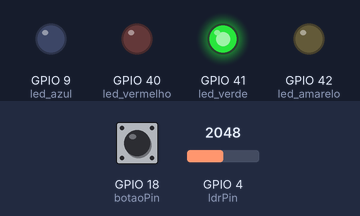
A sketch run on a simulated ESP32-S3. On the bench: output pins drawn as LEDs (lit = HIGH). Dashed ring = blinking. Inputs (shaded band) come from the test bench; at power-on: GPIO 4 (ldrPin) = 2048, GPIO 18 (botaoPin) LOW. WiFi joins after 1.5 s; servers stay silent unless stated; what the sketch prints to the serial monitor is not drawn.

Above: at 2.7 s.
2.8 s: GPIO 4 (ldrPin) set to 664
At 7.2 s:
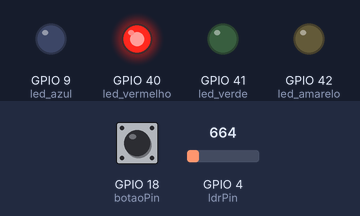
16.8 s: GPIO 4 (ldrPin) set to 557
At 21.9 s:
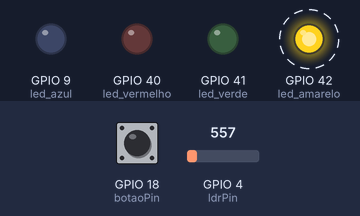
Timing chart, 0 to 42.8 s (numbered marks = the images above; inputs shaded):
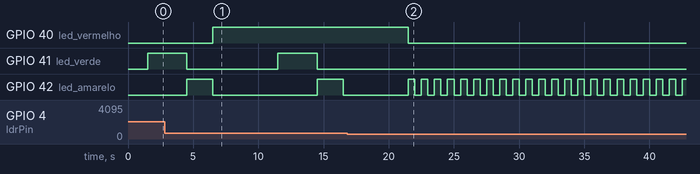

The sketch:

sketch.ino
```cpp
#include <WiFi.h>
#include <HTTPClient.h>

// Pinos dos LEDs
#define led_azul 9
#define led_verde 41
#define led_vermelho 40
#define led_amarelo 42

// Pinos dos sensores e botões
const int botaoPin = 18;  // Pino do botão
const int ldrPin = 4;     // Pino do sensor LDR

// Limiar para detecção de luz
int limiar = 600;

// Variáveis de controle
bool botaoPressionado = false;
bool estadoAnteriorBotao = LOW;
unsigned long ultimaMudancaEstado = 0;
const unsigned long intervaloDebounce = 50; // 50 ms para debounce

int contadorBotoes = 0; // Contador de vezes que o botão foi pressionado
unsigned long tempoUltimoPressionamento = 0;
const unsigned long intervaloResetContador = 5000; // Reseta o contador depois de 5 segundos

void setup() {
  // Configura os LEDs como saída
  pinMode(led_azul, OUTPUT);
  pinMode(led_verde, OUTPUT);
  pinMode(led_vermelho, OUTPUT);
  pinMode(led_amarelo, OUTPUT);

  // No começo, desliga todos os LEDs
  digitalWrite(led_azul, LOW);
  digitalWrite(led_verde, LOW);
  digitalWrite(led_vermelho, LOW);
  digitalWrite(led_amarelo, LOW);

  // Configura o botão e o LDR como entrada
  pinMode(botaoPin, INPUT);
  pinMode(ldrPin, INPUT);

  // Inicializa a comunicação serial para debug
  Serial.begin(9600);

  // Conecta ao WiFi
  WiFi.begin("Wokwi-GUEST", "");

  while (WiFi.status() != WL_CONNECTED) {
    delay(100);
    Serial.print(".");
  }
  Serial.println("Conectado ao WiFi!");
}

void loop() {
  // Lê o valor do LDR
  int statusLDR = analogRead(ldrPin);

  // Leitura do botão com debounce
  bool leituraAtualBotao = digitalRead(botaoPin);
  unsigned long tempoAtual = millis();

  if (leituraAtualBotao != estadoAnteriorBotao) {
    ultimaMudancaEstado = tempoAtual; // Reinicia o tempo de debounce
  }

  if ((tempoAtual - ultimaMudancaEstado) > intervaloDebounce) {
    if (leituraAtualBotao == HIGH && !botaoPressionado) {
      botaoPressionado = true; // Marca que o botão foi pressionado
      Serial.println("Botão pressionado!");

      // Incrementa o contador e guarda o tempo
      contadorBotoes++;
      tempoUltimoPressionamento = tempoAtual;

      Serial.print("Contagem de pressionamentos: ");
      Serial.println(contadorBotoes);
    }
  }

  estadoAnteriorBotao = leituraAtualBotao;

  // Reseta o contador se o botão não for pressionado por um tempo
  if (tempoAtual - tempoUltimoPressionamento > intervaloResetContador) {
    contadorBotoes = 0;
  }

  // Se o botão foi pressionado 3 vezes e o semáforo está fechado
  if (contadorBotoes >= 3 && digitalRead(led_vermelho) == HIGH) {
    contadorBotoes = 0; // Reseta o contador depois de enviar o alerta

    // Envia o alerta via HTTP
    if (WiFi.status() == WL_CONNECTED) {
      HTTPClient http;
      String enderecoServidor = "http://www.google.com.br/"; // Exemplo de URL

      http.begin(enderecoServidor.c_str());
      int codigoRespostaHTTP = http.GET();

      if (codigoRespostaHTTP > 0) {
        Serial.print("Resposta HTTP: ");
        Serial.println(codigoRespostaHTTP);
      } else {
        Serial.print("Erro na requisição HTTP: ");
        Serial.println(codigoRespostaHTTP);
      }
      http.end();
    } else {
      Serial.println("Sem WiFi. Não deu pra enviar o alerta.");
    }
  }

  botaoPressionado = false; // Reseta o estado do botão após a leitura

  // Controle do semáforo
  if (statusLDR <= limiar) {
    // Modo noturno: LED amarelo pisca
    digitalWrite(led_verde, LOW);
    digitalWrite(led_vermelho, LOW);
    digitalWrite(led_amarelo, HIGH);
    delay(500);
    digitalWrite(led_amarelo, LOW);
    delay(500);
  } else {
    // Modo normal
    digitalWrite(led_verde, HIGH);
    delay(3000);
    digitalWrite(led_verde, LOW);
    digitalWrite(led_amarelo, HIGH);
    delay(2000);
    digitalWrite(led_amarelo, LOW);
    digitalWrite(led_vermelho, HIGH);
    delay(5000);
  }
}
```

Measured:
- the behaviour switches between 601 and 600 on GPIO 4 (ldrPin) (found by bisection; images 1 and 2)
- after the input at 16.8 s, GPIO 40 (led_vermelho): HIGH → LOW after 4.7 s; GPIO 41 (led_verde): stops changing and stays LOW; GPIO 42 (led_amarelo): alternates HIGH for 0.50 s and LOW for 0.50 s, starting after 4.7 s
- by itself, GPIO 42 (led_amarelo): alternates HIGH for 2.0 s and LOW for 8.0 s
